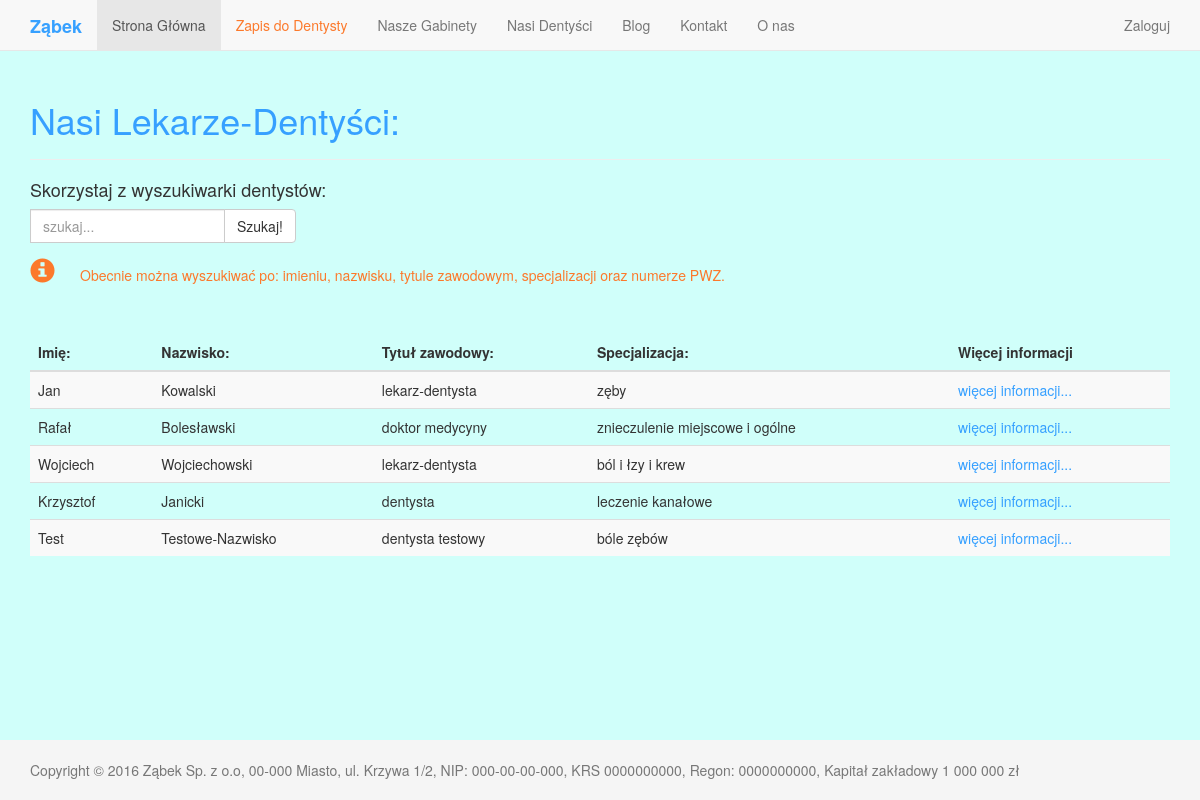
The page /dentists on the database its author committed.
### main_page/models.py (models this page shows, shortened)
class Dentist(models.Model):
	professional_title = models.CharField(max_length=50, help_text="Tytuł zawodowy dentysty")
	name = models.CharField(max_length=100, help_text="Imię")
	surname = models.CharField(max_length=100, help_text="Nazwisko")
	biography = MarkdownField(null=True, help_text="Biografia")
	profile_image = models.ImageField(upload_to=get_image_path, blank=True, null=True, help_text="Zdjęcie")
	pwz_number = models.CharField(max_length=87, null=True, help_text="7-cyfrowy numer prawa wykonywania zawodu (PWZ)",
		 validators=[MaxLengthValidator(7), MinLengthValidator(7)])
	specialties = models.CharField(max_length=50, null=True, help_text="Specjalizacja")
	slug = models.SlugField(max_length=40, unique=True, blank=True, null=True, help_text="Nazwa linku w postaci - nazwisko-imie-pwz - male litery, bez polskich znaków")
	def get_absolute_url(self):
		return "/dentist/{0}/".format(self.slug)
	class Meta:
		verbose_name = "Dentist"
		verbose_name_plural = 'Dentists'

### main_page/views.py (the view)
# urls.py: url(r'^dentists', views.DentistsListView.as_view(), name='dentists'),
class DentistsListView(generic.ListView):
	queryset = models.Dentist.objects.all()
	template_name = "dentist/dentists_list.html"
	paginate_by = 25

### main_page/templates/dentist/dentists_list.html (shortened to what this page needs)
{% extends "base.html" %}
    {% load django_markdown %}
    {% load  static %}
    {% block header %}
        {% if search_url in request.path %}
        <h1>Wyniki wyszukiwania</h1>
        <h2>Aby zobaczyć wszystkich Dentystów - <a href="{% url 'main_page:dentists' %}">kliknij</a></h2>
        {% else %}
        <h1>Nasi Lekarze-Dentyści:</h1>
        {% endif %}
    {% endblock %}
    {% block content %}
        <h4>Skorzystaj z wyszukiwarki dentystów:</h4>
        <div class="input-group" id="search-field">
        <form action="/search_dentist" method="GET">
            <div style="float: left;" class="form-group">
                <input type="text" name="q" placeholder="szukaj..." class="form-control"></input>
            </div>
            <span class="input-group-btn">
            <button type="submit" class="btn btn-default">Szukaj!</button>
            </span>
        </form>
        </div>
        <span class="glyphicon glyphicon-info-sign small-info-icon">&nbsp;</span>
        <h5 class="info"> Obecnie można wyszukiwać po: imieniu, nazwisku, tytule zawodowym, specjalizacji oraz numerze PWZ.</h5>
        <BR>&nbsp;<BR>
        {% if object_list %}
            <table class="table table-striped">
            <thead>
                <tr>
                    <th>Imię:</th>
                    <th>Nazwisko:</th>
                    <th>Tytuł zawodowy:</th>
                    <th>Specjalizacja:</th>
                    <th>Więcej informacji</th>
                </tr>
            </thead>
            <tbody>
            {% for dentist in object_list %}
            <tr>
                <td>
                    {{ dentist.name }}
                </td>
                <td>
                    {{ dentist.surname }}
                </td>
                <td>
                    {{ dentist.professional_title }}
                </td>
                <td>
                {% if dentist.specialties %}
                    {{ dentist.specialties }}
                {% else %}
                    dentysta specjalizacji ogólnej
                {% endif %}
                </td>
                <td>
                    <a id="more_info" target="_blank" href="{{ dentist.get_absolute_url }}">więcej informacji...</a>
                </td>
            </div>
            </tr>
            {% endfor %}
        {% else %}
            <p>Nie znaleziono dentystów!</p>
        {% endif %}
    {% endblock %}

### main_page/static/css/main.css (style rules this page uses)
body { background-color: #d0fffa; }
#search-field { width: 300px; }
html { position: relative; min-height: 100%; }
body { margin-bottom: 60px; }
#more_info, a { color: #36A0FF; }
.info { color: #FC792B; }
.small-info-icon { float: left; vertical-align: middle; font-size: 25px; color: #FC792B; }

### rows shown on the page
Dentist: name "Jan", surname "Kowalski", professional_title "lekarz-dentysta", specialties "zęby"
Dentist: name "Rafał", surname "Bolesławski", professional_title "doktor medycyny", specialties "znieczulenie miejscowe i ogólne"
Dentist: name "Wojciech", surname "Wojciechowski", professional_title "lekarz-dentysta", specialties "ból i łzy i krew"
Dentist: name "Krzysztof", surname "Janicki", professional_title "dentysta", specialties "leczenie kanałowe"
Dentist: name "Test", surname "Testowe-Nazwisko", professional_title "dentysta testowy", specialties "bóle zębów"
